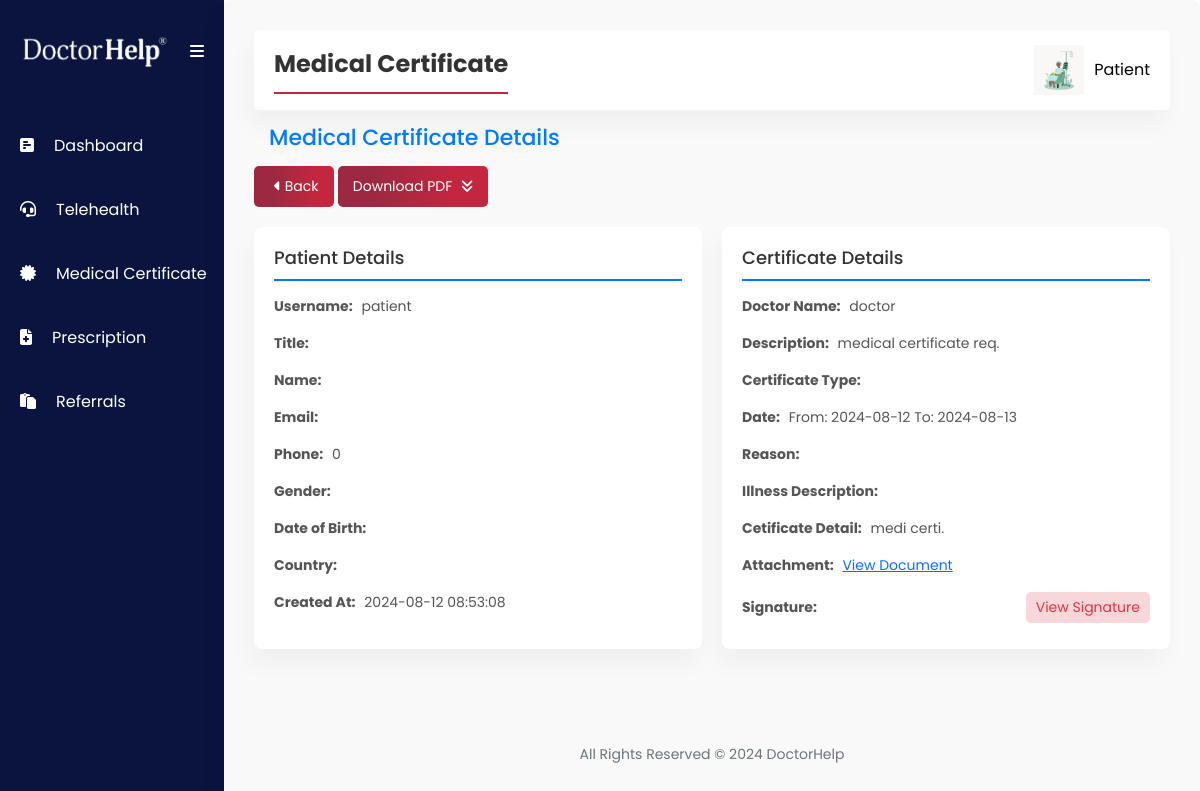
Screenshot of /patient/medical_certificate_view.php?id=1 (signed in) with the database file from the repository.
### tables this page shows
CREATE TABLE `patient` (
  `id` int(11) NOT NULL,
  `email` varchar(255) NOT NULL,
  `username` varchar(50) NOT NULL,
  `patient_name` text NOT NULL,
  `password` varchar(255) NOT NULL,
  `hpassword` varchar(255) NOT NULL,
  `profile_picture` varchar(255) DEFAULT 'default.jpg',
  `title` text NOT NULL,
  `name` text NOT NULL,
  `last_name` text NOT NULL,
  `phone` text NOT NULL,
  `address` text DEFAULT NULL,
  `dob` text NOT NULL,
  `gender` text NOT NULL,
  `medicare_detail` text NOT NULL,
  `expiry_year` text NOT NULL,
  `expiry_month` text NOT NULL,
  `created_date` timestamp NOT NULL DEFAULT current_timestamp(),
  `email_verify` varchar(20) NOT NULL,
  `token` varchar(225) NOT NULL,
  `token_expire` datetime DEFAULT NULL,
  `medirecord_id` varchar(255) DEFAULT NULL
);

CREATE TABLE `medical_certificate` (
  `id` int(11) NOT NULL,
  `patient_id` int(11) DEFAULT NULL,
  `doctor_id` int(11) DEFAULT NULL,
  `description` text NOT NULL,
  `status` enum('pending','approved','assigned','disapproved') DEFAULT 'pending',
  `from_date` date NOT NULL,
  `to_date` date NOT NULL,
  `prescription` text DEFAULT NULL,
  `signature` varchar(255) NOT NULL,
  `request_date_time` timestamp NOT NULL DEFAULT current_timestamp(),
  `created_date` timestamp NOT NULL DEFAULT current_timestamp(),
  `payment` text DEFAULT NULL,
  `certificate_type` varchar(255) DEFAULT NULL,
  `reason` varchar(255) DEFAULT NULL,
  `illness_description` text DEFAULT NULL,
  `title` text NOT NULL,
  `name` text DEFAULT NULL,
  `gender` text NOT NULL,
  `email` text DEFAULT NULL,
  `phone` text DEFAULT NULL,
  `dob` text DEFAULT NULL,
  `address` text DEFAULT NULL,
  `card_number` int(11) DEFAULT NULL,
  `security_code` int(11) DEFAULT NULL,
  `expiration_date` text DEFAULT NULL,
  `country` text DEFAULT NULL,
  `document_path` varchar(255) NOT NULL,
  `created_date_2` date NOT NULL DEFAULT current_timestamp(),
  `notes` text NOT NULL,
  `disapproval_reason` text DEFAULT NULL
);

CREATE TABLE `doctor` (
  `id` int(11) NOT NULL,
  `email` varchar(255) NOT NULL,
  `username` varchar(50) NOT NULL,
  `doctor_name` text NOT NULL,
  `password` varchar(50) NOT NULL,
  `hpassword` varchar(255) NOT NULL,
  `profile_picture` varchar(255) NOT NULL DEFAULT 'default.png',
  `signature` varchar(255) NOT NULL DEFAULT 'signature.png',
  `aphra` varchar(100) DEFAULT NULL
);

### patient/medical_certificate_view.php (the view, shortened to what this page needs)
<?php
include '../include/config.php';
$medical_certificate_id = $_GET['id'] ?? null;
if ($medical_certificate_id) {
    $query = "SELECT patient.username AS patient_username, doctor.username AS doctor_username, doctor.signature AS signature, medical_certificate.description, medical_certificate.certificate_type, medical_certificate.reason, medical_certificate.illness_description, medical_certificate.prescription, medical_certificate.created_date, medical_certificate.from_date, medical_certificate.to_date, medical_certificate.payment, medical_certificate.request_date_time, medical_certificate.name, medical_certificate.email, medical_certificate.phone, medical_certificate.dob, medical_certificate.card_number, medical_certificate.security_code, medical_certificate.expiration_date, medical_certificate.gender, medical_certificate.title, medical_certificate.country, medical_certificate.document_path
              FROM medical_certificate
              LEFT JOIN patient ON medical_certificate.patient_id = patient.id
              LEFT JOIN doctor ON medical_certificate.doctor_id = doctor.id
              WHERE medical_certificate.id = ?";
    $stmt = $conn->prepare($query);
    $stmt->bind_param("i", $medical_certificate_id);
    $stmt->execute();
    $result = $stmt->get_result();
    $medical_certificate = $result->fetch_assoc();
}
?>
<?php include("include/sidebar.php"); ?>
<div class="second-section">
    <section>
        <div class="navbar">
            <div class="page-title">
                <span>Medical Certificate</span>
            </div>
            <?php include("include/navbar.php"); ?>
        </div>
        <h2 class="page-header">Medical Certificate Details</h2>
        <div class="action-buttons">
            <div>
                <a href="medical_certificate.php">
                    <i class="fa-solid fa-caret-left"></i> Back
                </a>
                <a target="_blank" href="../medical_certificate_pdf.php?id=<?php echo htmlspecialchars($medical_certificate_id); ?>">
                    Download PDF <i class="fa-solid fa-angles-down"></i>
                </a>
            </div>
        </div>
        <div class="details-section">
            <div class="details-box">
                <h3>Patient Details</h3>
                <p><strong>Username:</strong> <?php echo htmlspecialchars($medical_certificate['patient_username']); ?>
                </p>
                <p><strong>Title:</strong> <?php echo htmlspecialchars($medical_certificate['title']); ?></p>
                <p><strong>Name:</strong> <?php echo htmlspecialchars($medical_certificate['name']); ?></p>
                <p><strong>Email:</strong> <?php echo htmlspecialchars($medical_certificate['email']); ?></p>
                <p><strong>Phone:</strong> <?php echo htmlspecialchars($medical_certificate['phone']); ?></p>
                <p><strong>Gender:</strong> <?php echo htmlspecialchars($medical_certificate['gender']); ?></p>
                <p><strong>Date of Birth:</strong> <?php echo htmlspecialchars($medical_certificate['dob']); ?></p>
                <p><strong>Country:</strong> <?php echo htmlspecialchars($medical_certificate['country']); ?></p>
                <p><strong>Created At:</strong> <?php echo htmlspecialchars($medical_certificate['created_date']); ?>
                </p>
            </div>
            <div class="details-box">
                <h3>Certificate Details</h3>
                <p><strong>Doctor Name:</strong>
                    <?php echo htmlspecialchars($medical_certificate['doctor_username']); ?>
                </p>
                <p><strong>Description:</strong> <?php echo htmlspecialchars($medical_certificate['description']); ?>
                </p>
                <p><strong>Certificate Type:</strong>
                    <?php echo htmlspecialchars($medical_certificate['certificate_type']); ?></p>
                <p><strong>Date:</strong> From: <?php echo htmlspecialchars($medical_certificate['from_date']); ?> To:
                    <?php echo htmlspecialchars($medical_certificate['to_date']); ?>
                </p>
                <p><strong>Reason:</strong> <?php echo htmlspecialchars($medical_certificate['reason']); ?></p>
                <p><strong>Illness Description:</strong>
                    <?php echo htmlspecialchars($medical_certificate['illness_description']); ?></p>
                <p><strong>Cetificate Detail:</strong>
                    <?php echo htmlspecialchars($medical_certificate['prescription']); ?>
                </p>
                <p><strong>Attachment:</strong> <a href="<?php echo $medical_certificate['document_path']; ?>">View
                        Document</a></p>
                <p class="signature-container">
                    <strong>Signature:</strong>
                    <span class="signature-btn" onclick="openModal('signature')">View Signature</span>
                </p>
            </div>
        </div>
    </section>
    <?php include("include/footer.php"); ?>
</div>
</body>
</html>

### patient/include/navbar.php (shortened to what this page needs)
<?php
include '../include/config.php';
$username = $_SESSION['username'];
$sql_query = "SELECT * FROM patient WHERE username='$username'";
$query_result = $conn->query($sql_query);
if ($query_result->num_rows > 0) {
    $user = $query_result->fetch_assoc();
} else {
    echo "User not found.";
    exit();
}
?>
<div class="navbar-title">
    <span onclick="toggleDropdown()">
        <img src="assets/img/<?php
        echo $user['profile_picture'];
        ?>" alt="Profile Picture" class="navbar-img">
        <button class="navbar-profile"> <?php
        echo $username;
        ?> </button>
    </span>
</div>

### patient/assets/styles.css (style rules this page uses)
:root { --skyblue-bg: #eff3f7; --white-color: #fff; --blue-text-icon: linear-gradient( 270deg, #c3263f 0%, #c3263f 25%, #9c2941 75% ); --hover-blue-text-icon: #c3263f; --sidebar-hover: #e0e3ff; --body-color: #212529; --sidebar-font: #ffffff; --footer-text: #6c757d; --date-time: #0099fb; --mehron: #cf2e2e; --date-time-bg: #ccebfe; --sidebar-color: #0a143f; --shadow: -5px 15px 25px rgba(0, 0, 0, 0.04); }
* { box-sizing: border-box; margin: 0; padding: 0; }
body { font-family: Poppins, Helvetica, sans-serif; overflow-x: hidden; }
.navbar { background-color: var(--white-color); color: var(--body-color); display: flex; justify-content: space-between; align-items: center; padding: 15px 20px; gap: 20px; width: -webkit-fill-available; box-shadow: var(--shadow); border-radius: 5px; }
.navbar-img { width: 50px; }
.page-title { border-bottom: 2px solid var(--hover-blue-text-icon); justify-content: start; padding-bottom: 10px; }
.navbar-title { font-size: 1.5rem; }
.navbar-title span { display: flex; align-items: center; column-gap: 10px; font-size: 20px; cursor: pointer; }
.navbar-title span .navbar-profile { border: none; background-color: transparent; font-size: 16px; text-transform: capitalize; }
::placeholder { color: #777777; text-transform: capitalize; }
.second-section { padding: 30px; width: 100%; background-color: #f9f9f9; border-radius: 8px; box-shadow: var(--shadow); display: flex; flex-direction: column; justify-content: space-between; }
.page-title span { font-size: 24px; font-weight: bold; color: #333; }
h2.page-header { margin: 15px; font-size: 22px; color: #007bff; }
.action-buttons { margin-bottom: 20px; display: flex; justify-content: space-between; }
.action-buttons a { background-image: var(--blue-text-icon) !important ; padding: 10px 15px; border-radius: 5px; text-decoration: none; color: white; display: inline-block; font-size: 14px; }
.action-buttons i { margin-left: 5px; }
.details-section { display: flex; flex-wrap: wrap; gap: 20px; }
.details-box { background-color: #fff; padding: 20px; border-radius: 8px; box-shadow: var(--shadow); flex: 1 1 calc(33% - 20px); min-width: 300px; }
.details-box h3 { margin-top: 0; font-size: 18px; color: #333; border-bottom: 2px solid #007bff; padding-bottom: 10px; margin-bottom: 15px; }
.details-box p { color: #555; font-size: 14px; }
.details-box p strong { margin-right: 5px; }
.signature-container { display: flex; justify-content: space-between; align-items: center; margin: 0; }
.signature-btn { color: #dc3545; background-color: #f8d7da; padding: 5px 10px; border-radius: 5px; cursor: pointer; }

### rows the page displays
patient: profile_picture (picture)
medical_certificate: patient.username "patient", phone "0", created_date "2024-08-12 08:53:08", doctor.username "doctor", description "medical certificate req.", from_date "2024-08-12", to_date "2024-08-13", prescription "medi certi."

### other values shown
$username "Patient"
